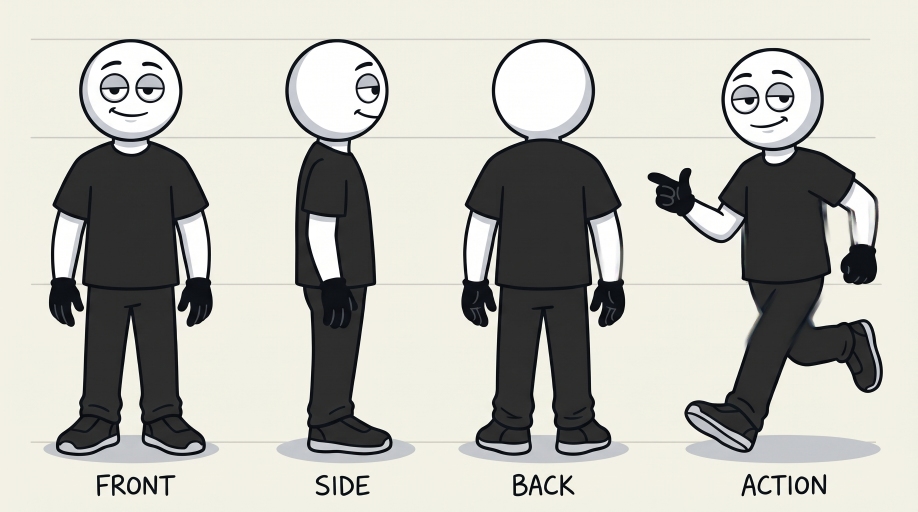
#> input picture character sheet.jpg, 2752 x 1536 px, given in place of sheet-a.jpg, which was not available (shown at 1/3 size)
$ python measure_generated_take.py '../character sheet.jpg'
#> lines starting #> are read from the running program, lines starting #| are printed output that depends on the picture; after the words box and inside, x2 and y2 are one past the last pixel; in counts of white or black regions, pixels touching at a corner belong together
"""
Gate for a GENERATED take: is the model's figure still the sheet character?

`measure_sheet_fidelity.py` cannot be used here: it compares a keyed render to
the sheet, but a Flow frame has a full background and no key colour. This tool
instead measures three identity proxies that ARE measurable in arbitrary pixels:

  1. HAIR      dark fraction in the head's hair box (sheet ~0.69; a bald/white
               head ~0.00). The sheet's hair silhouette is its strongest token.
  2. PALETTE   median sweater colour vs the sheet's measured sweater median
               (the sheet token #546172, ΔE <= 4).
  3. BODY      width/height of the dark body envelope vs the sheet's, ±25 %.

The character is located automatically: an eroded dark-mask (15x15 window, 70 %
filled) keeps solid sweater/trouser areas and rejects thin building edges, lamp
posts and window frames. The largest tall component in the left half is him.
The head box is placed above the body top at 0.17x body height.

    python tools/measure_generated_take.py <frame.jpg> [<frame2.jpg> ...]

With a directory of frames, pass them in order; the tool also reports frame-to-
frame box drift so a "locked camera" can be checked instead of trusted.

These are proxies, not proof of acting. A take can pass all three and still be
the wrong person; a human still watches the clip.
"""
from __future__ import annotations

import math
import sys
from pathlib import Path

import numpy as np
from PIL import Image

ROOT = Path(__file__).resolve().parents[1]
SHEET = ROOT / "psychology-channel/out/look/sheet-a.jpg"
# sheet fig1 (the SAD figure, x798..1124 in the 2752-px sheet), measured once:
SHEET_BODY = (800, 359, 1117, 1373)
SHEET_HAIR = (990, 160, 1115, 250)
SHEET_SWEATER = (430, 650, 900, 1070)  # y0,y1,x0,x1
DARK = 110


def median_rgb(img: np.ndarray, y0: int, y1: int, x0: int, x1: int) -> np.ndarray:
    return np.median(img[y0:y1, x0:x1].reshape(-1, 3), axis=0)


def dark_fraction(img: np.ndarray, y0: int, y1: int, x0: int, x1: int) -> float:
    return float((img[y0:y1, x0:x1].mean(axis=2) < DARK).mean())


def srgb_to_lab(rgb: np.ndarray) -> np.ndarray:
    c = rgb.astype(float) / 255.0
    c = np.where(c <= 0.04045, c / 12.92, ((c + 0.055) / 1.055) ** 2.4)
    r, g, b = c
    x = (0.4124564 * r + 0.3575761 * g + 0.1804375 * b) / 0.95047
    y = 0.2126729 * r + 0.7151522 * g + 0.0721750 * b
    z = (0.0193339 * r + 0.1191920 * g + 0.9503041 * b) / 1.08883
    f = np.where(np.array([x, y, z]) > 0.008856, np.cbrt(np.array([x, y, z])), 7.787 * np.array([x, y, z]) + 16 / 116)
    return np.array([116 * f[1] - 16, 500 * (f[0] - f[1]), 200 * (f[1] - f[2])])


def delta_e(a: np.ndarray, b: np.ndarray) -> float:
    return float(np.linalg.norm(srgb_to_lab(a) - srgb_to_lab(b)))


def body_box(img: np.ndarray) -> tuple[int, int, int, int]:
    """(x0,x1,y0,y1) of the solid dark body, or raises."""
    h, w, _ = img.shape
    dark = (img.mean(axis=2) < DARK).astype(np.int32)
    k = 15
    ii = np.pad(dark, ((1, 0), (1, 0))).cumsum(axis=0).cumsum(axis=1)
    r = k // 2
    solid = (ii[k:, k:] - ii[:-k, k:] - ii[k:, :-k] + ii[:-k, :-k]) >= int(0.7 * k * k)
    solid[:, int(0.52 * w) :] = False  # the man is in the left half of these takes
    seen = np.zeros_like(solid)
    ys, xs = np.where(solid)
    best: tuple[int, int, int, int, int] | None = None
    for y0, x0 in zip(ys, xs):
        if seen[y0, x0]:
            continue
        stack = [(y0, x0)]
        seen[y0, x0] = True
        n, xlo, xhi, ylo, yhi = 0, x0, x0, y0, y0
        while stack:
            y, x = stack.pop()
            n += 1
            xlo, xhi, ylo, yhi = min(xlo, x), max(xhi, x), min(ylo, y), max(yhi, y)
            for dy, dx in ((1, 0), (-1, 0), (0, 1), (0, -1)):
                yy, xx = y + dy, x + dx
                if 0 <= yy < solid.shape[0] and 0 <= xx < solid.shape[1] and solid[yy, xx] and not seen[yy, xx]:
                    seen[yy, xx] = True
                    stack.append((yy, xx))
        if n > 150 and (yhi - ylo) > 0.22 * h:
            cand = (n + 2 * r, xlo - r, xhi + r, ylo - r, yhi + r)
            if best is None or cand[0] > best[0]:
                best = cand
    if best is None:
        raise RuntimeError("no solid dark body found")
    return best[1], best[2], best[3], best[4]


def measure(path: Path) -> dict:
    img = np.asarray(Image.open(path).convert("RGB"))
    bx0, bx1, by0, by1 = body_box(img)
    bw, bh = bx1 - bx0, by1 - by0
    cx = (bx0 + bx1) // 2
    head_h = max(12, int(0.17 * bh))
    hy0, hy1 = max(0, by0 - head_h), by0 + 4
    hx0, hx1 = max(0, cx - head_h // 2), min(img.shape[1], cx + head_h // 2)
    hair_y1 = hy0 + max(4, int(0.55 * (hy1 - hy0)))
    hair = dark_fraction(img, hy0, hair_y1, hx0, hx1)
    # sweater: the upper third of the dark body, middle half horizontally
    sw_y0, sw_y1 = by0 + int(0.04 * bh), by0 + int(0.36 * bh)
    sw_x0, sw_x1 = bx0 + int(0.22 * bw), bx1 - int(0.22 * bw)
    sweater = median_rgb(img, sw_y0, sw_y1, sw_x0, sw_x1)
    return {
        "file": path.name,
        "box": (bx0, bx1, by0, by1),
        "aspect": bw / max(bh, 1),
        "hair": hair,
        "sweater": sweater,
    }


def main() -> int:
    if len(sys.argv) < 2:
        print(__doc__)
        return 2
    sheet = np.asarray(Image.open(SHEET).convert("RGB"))
#> sheet is the input picture: shape (1536, 2752, 3); mean R, G, B 187.9, 187.6, 180.6
    ref_hair = dark_fraction(
        sheet, SHEET_HAIR[1], SHEET_HAIR[3], SHEET_HAIR[0], SHEET_HAIR[2]
    )
#> ref_hair = 0.0873
    ref_sweater = median_rgb(sheet, SHEET_SWEATER[0], SHEET_SWEATER[1], SHEET_SWEATER[2], SHEET_SWEATER[3])
#> ref_sweater = [45, 45, 45]
    ref_aspect = (SHEET_BODY[2] - SHEET_BODY[0]) / (SHEET_BODY[3] - SHEET_BODY[1])

    print(f"sheet: hair {ref_hair:.2f} | sweater #{''.join(f'{int(v):02X}' for v in ref_sweater)}"
          f" | body aspect {ref_aspect:.3f}")
#| sheet: hair 0.09 | sweater #2D2D2D | body aspect 0.313
    print()
    print(f"{'frame':<14} {'hair':>6} {'sweater':>9} {'dE':>6} {'aspect':>7} {'drift':>7}  gates")
    failed = False
    prev: dict | None = None
    for arg in sys.argv[1:]:
        m = measure(Path(arg))
#> in body_box, `dark = (img.mean(axis=2) < DARK).astype(np.int32)`:
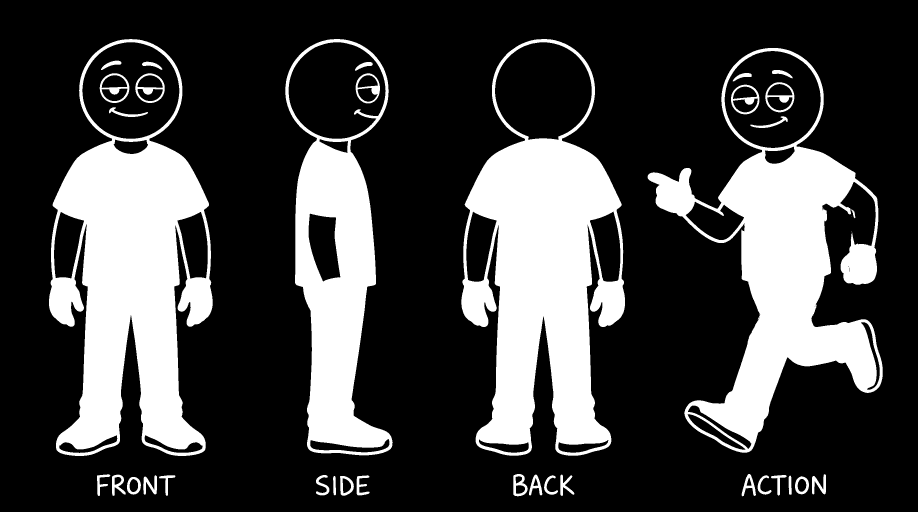
#> dark: shape (1536, 2752) int32 (shown at 1/3 size); values 0 (black) and 1 (white), 25.4% white; 40 white regions (5 under 20 px), largest, box (x1, y1, x2, y2) and area: (147, 117, 638, 1368) 306509, (1384, 117, 1875, 1367) 306458, (1943, 144, 2648, 1358) 262094
#> in body_box, `ii = np.pad(dark, ((1, 0), (1, 0))).cumsum(axis=0).cumsum(axis=1)`:
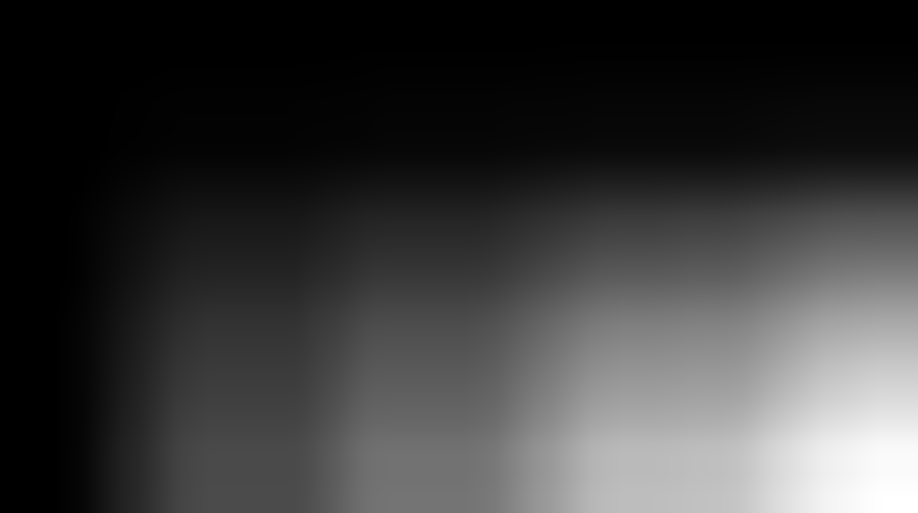
#> ii: shape (1537, 2753) int64 (shown at 1/3 size); min 0, max 1074506, mean 247491.4; drawn with min black and max white
#> in body_box, `solid = (ii[k:, k:] - ii[:-k, k:] - ii[k:, :-k] + ii[:-k, :-k]) >= int..`:
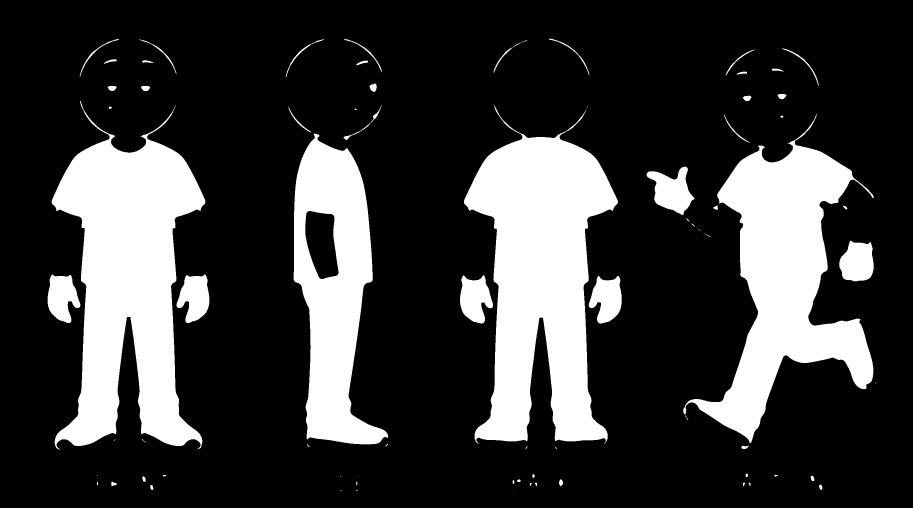
#> solid: shape (1522, 2738) bool (shown at 1/3 size); 22.5% white; 83 white regions (20 under 20 px), largest, box (x1, y1, x2, y2) and area: (1392, 315, 1854, 1332) 258095, (155, 302, 616, 1349) 256741, (2050, 341, 2621, 1330) 209953
#> in body_box, `solid[:, int(0.52 * w) :] = False`:
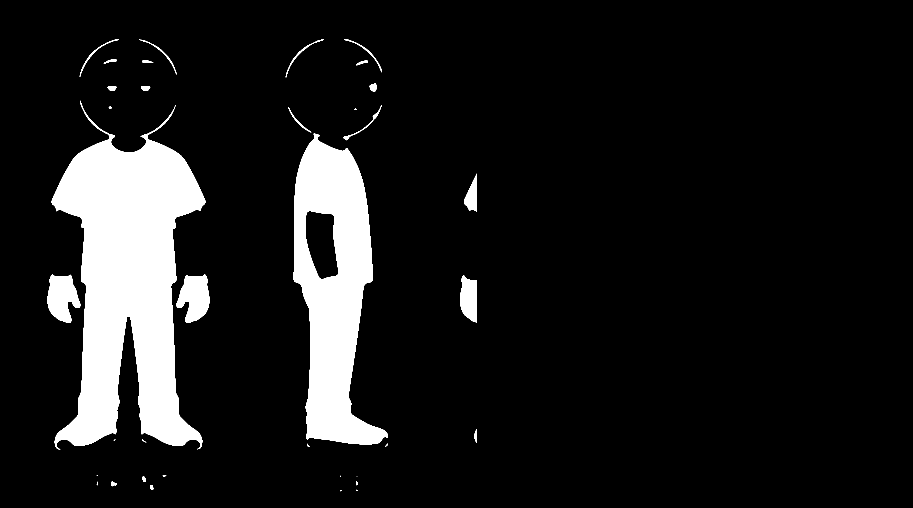
#> solid: shape (1522, 2738) bool (shown at 1/3 size); 10.4% white; 38 white regions (8 under 20 px), largest, box (x1, y1, x2, y2) and area: (155, 302, 616, 1349) 256741, (881, 401, 1164, 1333) 144244, (529, 823, 628, 969) 9643
#> the loop in body_box, `for y0, x0 in zip(ys, xs):` made 433867 passes
#> best on pass 3688: (256749, 148, 622, 295, 1355)
#> (y0, x0) on passes 2, 3, 4, 6, 7, 8: (117, 353), (117, 354), (117, 355), (117, 1034), (117, 1035), (117, 1036)
#> in measure, `bx0, bx1, by0, by1 = body_box(img)`: bx0 = 148; bx1 = 622; by0 = 295; by1 = 1355
#> in measure, `bw, bh = bx1 - bx0, by1 - by0`: bw = 474; bh = 1060
#> in measure, `cx = (bx0 + bx1) // 2`: cx = 385
#> in measure, `head_h = max(12, int(0.17 * bh))`: head_h = 180
#> in measure, `hy0, hy1 = max(0, by0 - head_h), by0 + 4`: hy0 = 115; hy1 = 299
#> in measure, `hx0, hx1 = max(0, cx - head_h // 2), min(img.shape[1], cx + head_h // 2)`: hx0 = 295; hx1 = 475
#> in measure, `hair_y1 = hy0 + max(4, int(0.55 * (hy1 - hy0)))`: hair_y1 = 216
#> in measure, `hair = dark_fraction(img, hy0, hair_y1, hx0, hx1)`: hair = 0.171
#> in measure, `sw_y0, sw_y1 = by0 + int(0.04 * bh), by0 + int(0.36 * bh)`: sw_y0 = 337; sw_y1 = 676
#> in measure, `sw_x0, sw_x1 = bx0 + int(0.22 * bw), bx1 - int(0.22 * bw)`: sw_x0 = 252; sw_x1 = 518
#> in measure, `sweater = median_rgb(img, sw_y0, sw_y1, sw_x0, sw_x1)`: sweater = [46, 46, 46]
#> m = {'file': 'character sheet.jpg', 'box': (148, 622, 295, 1355), 'aspect': 0.447, 'hair': 0.171, 'sweater': [46, 46, 46]}
        de = delta_e(m["sweater"], ref_sweater)
#> in srgb_to_lab, `c = rgb.astype(float) / 255.0`: c = [0.18, 0.18, 0.18]
#> in srgb_to_lab, `c = np.where(c <= 0.04045, c / 12.92, ((c + 0.055) / 1.055) ** 2.4)`: c = [0.0273, 0.0273, 0.0273]
#> in srgb_to_lab, `r, g, b = c`: r = 0.0273
#> in srgb_to_lab, `f = np.where(np.array([x, y, z]) > 0.008856, np.cbrt(np.array([x, y, z..`: f = [0.301, 0.301, 0.301]
#> de = 0.466
        drift = 0.0
        if prev is not None:
            a, b = prev["box"], m["box"]
            drift = math.hypot((a[0] + a[1] - b[0] - b[1]) / 2, (a[2] + a[3] - b[2] - b[3]) / 2)
        hair_ok = m["hair"] >= 0.45 * ref_hair
#> hair_ok = True
        pal_ok = de <= 4.0
#> pal_ok = True
        shape_ok = abs(m["aspect"] - ref_aspect) <= 0.25 * ref_aspect
#> shape_ok = False
        gate = " ".join(
            [
                "HAIR:" + ("ok" if hair_ok else "FAIL"),
                "PALETTE:" + ("ok" if pal_ok else "FAIL"),
                "BODY:" + ("ok" if shape_ok else "FAIL"),
            ]
        )
        failed |= not (hair_ok and pal_ok and shape_ok)
#> failed = True
        col = "".join(f"{int(v):02X}" for v in m["sweater"])
        print(f"{m['file']:<14} {m['hair']:6.2f} {col:>9} {de:6.1f} {m['aspect']:7.3f} {drift:7.1f}  {gate}")
#| character sheet.jpg   0.17    2E2E2E    0.5   0.447     0.0  HAIR:ok PALETTE:ok BODY:FAIL
        prev = m
#> prev has the same summary as m
    print()
    print("GATE: any FAIL -> take rejected (identity drift is not a style choice)")
    return 1 if failed else 0


if __name__ == "__main__":
#> (the run stopped early here; a loop or call above may not have finished)

$ run again, on character.jpg
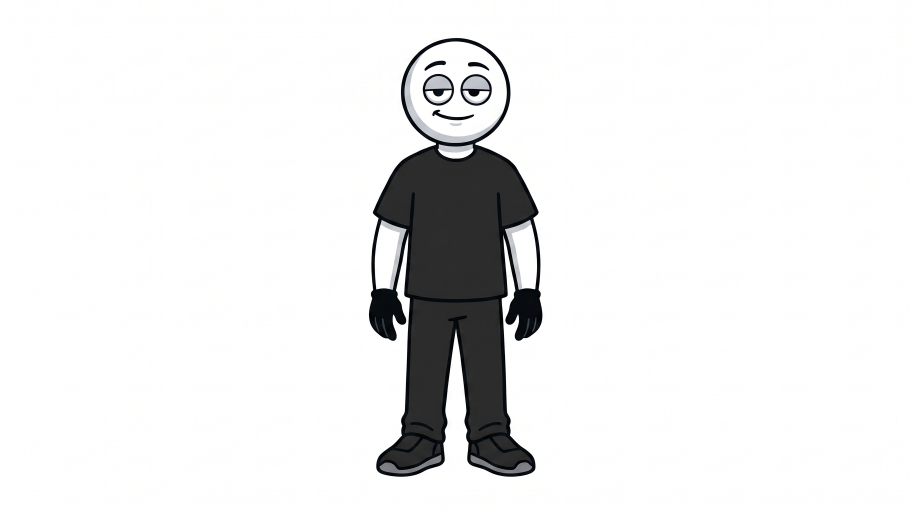
#> input picture character.jpg, 2752 x 1536 px, given in place of sheet-a.jpg, which was not available (shown at 1/3 size)
#> in main, sheet is the input picture: shape (1536, 2752, 3); mean R, G, B 235.7, 235.8, 235.8
#> ref_hair = 0
#> ref_sweater = [255, 255, 255]
#| sheet: hair 0.00 | sweater #FFFFFF | body aspect 0.313
#> in body_box, `dark = (img.mean(axis=2) < DARK).astype(np.int32)`:
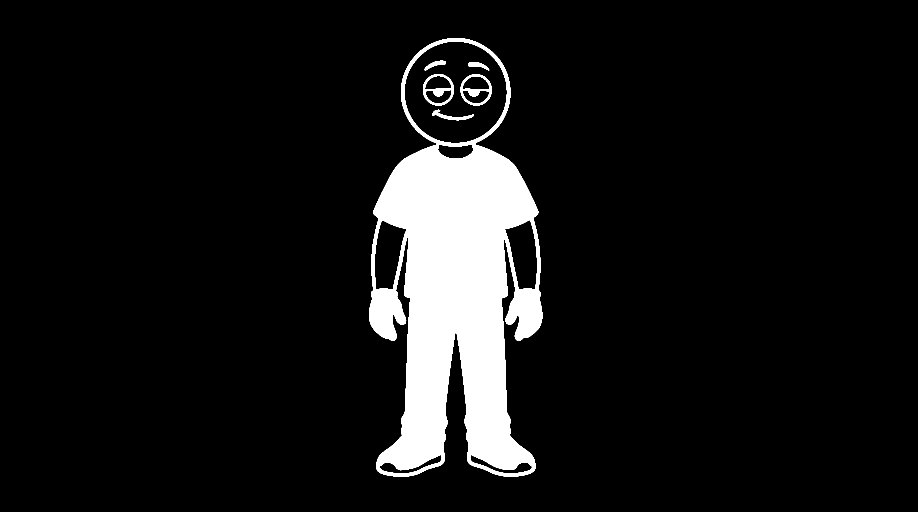
#> dark: shape (1536, 2752) int32 (shown at 1/3 size); values 0 (black) and 1 (white), 8.3% white; 6 white regions, box (x1, y1, x2, y2) and area: (1107, 114, 1627, 1430) 341998, (1269, 222, 1362, 317) 2652, (1382, 223, 1475, 317) 2634, (1297, 329, 1422, 361) 1199, (1274, 182, 1338, 212) 729, (1404, 186, 1468, 212) 672
#> in body_box, `solid[:, int(0.52 * w) :] = False`:
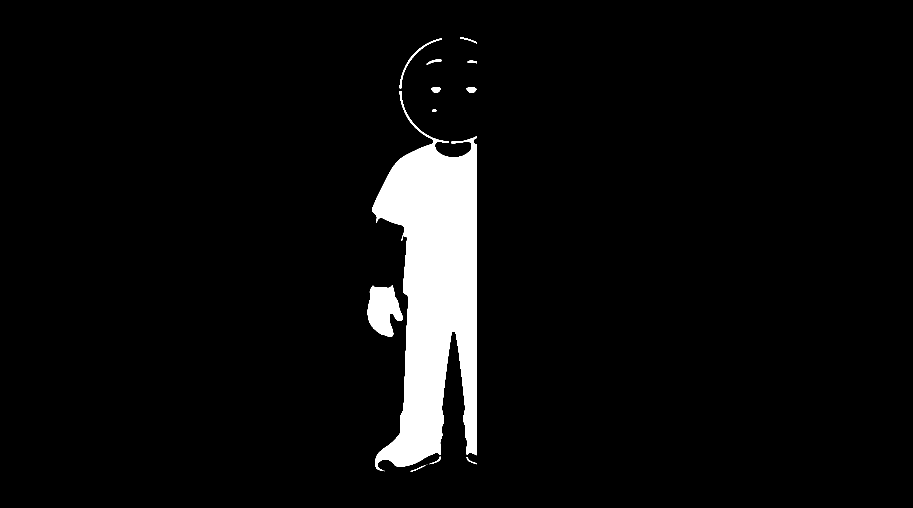
#> solid: shape (1522, 2738) bool (shown at 1/3 size); 5.1% white; 15 white regions (3 under 20 px), largest, box (x1, y1, x2, y2) and area: (1116, 273, 1431, 1413) 198514, (1103, 856, 1208, 1011) 10798, (1199, 116, 1326, 265) 872
#> the loop in body_box, `for y0, x0 in zip(ys, xs):` made 211990 passes
#> best on pass 2050: (198528, 1109, 1437, 266, 1419)
#> bx0 = 1109; bx1 = 1437; by0 = 266; by1 = 1419
#> bw = 328; bh = 1153
#> cx = 1273
#> head_h = 196
#> hy0 = 70; hy1 = 270
#> hx0 = 1175; hx1 = 1371
#> hair_y1 = 180
#> hair = 0.0706
#> sw_y0 = 312; sw_y1 = 681
#> sw_x0 = 1181; sw_x1 = 1365
#> sweater = [45, 45, 45]
#> m = {'file': 'character.jpg', 'box': (1109, 1437, 266, 1419), 'aspect': 0.284, 'hair': 0.0706, 'sweater': [45, 45, 45]}
#> in srgb_to_lab, `c = rgb.astype(float) / 255.0`: c = [0.176, 0.176, 0.176]
#> in srgb_to_lab, `c = np.where(c <= 0.04045, c / 12.92, ((c + 0.055) / 1.055) ** 2.4)`: c = [0.0262, 0.0262, 0.0262]
#> r = 0.0262
#> f = [0.297, 0.297, 0.297]
#> de = 81.53
#> hair_ok = True
#> pal_ok = False
#> shape_ok = True
#| character.jpg    0.07    2D2D2D   81.5   0.284     0.0  HAIR:ok PALETTE:FAIL BODY:ok
#> prev has the same summary as m
